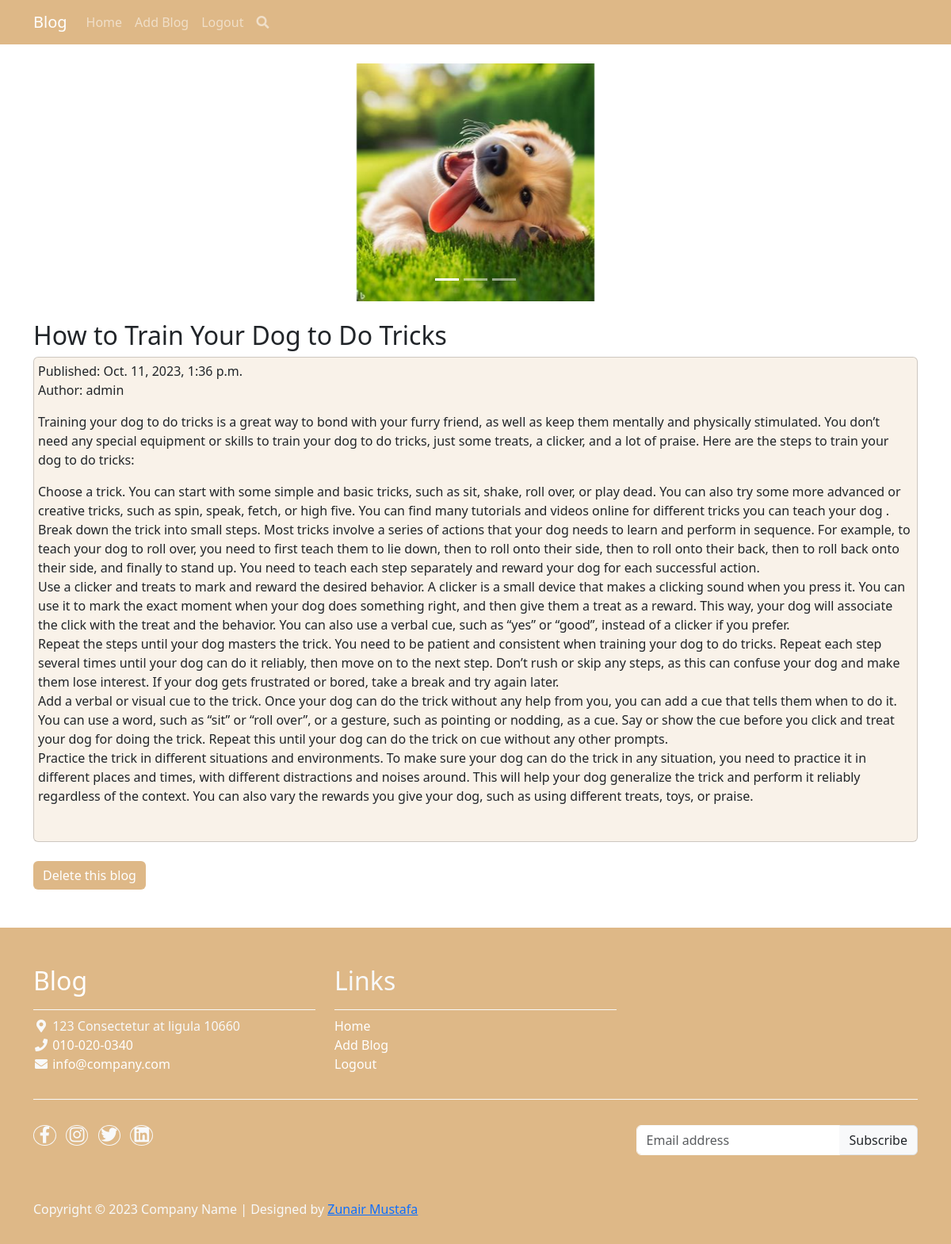
The page /blog/17/ (signed in) on the database its author committed.
### blog_app/models.py (models this page shows, shortened)
class BlogImage(models.Model):
    blog = models.ForeignKey(BlogPost, on_delete=models.CASCADE, related_name='images')
    pic = models.ImageField(upload_to='images/')

class BlogPost(models.Model):
    title = models.CharField(max_length=200)
    desc = models.TextField(max_length=600)
    Content = models.TextField()
    author = models.ForeignKey(User, on_delete=models.CASCADE)
    date = models.DateTimeField(auto_now_add=True)

### blog_app/views.py (the view)
# urls.py: 2. Add a URL to urlpatterns:  path('blog/', include('blog.urls'))
@login_required(login_url='login')
def blog(request, blog_id):
    blog_this = BlogPost.objects.get(id=blog_id)
    if request.method == 'POST':
        if 'delete' in request.POST:
            return render(request, 'blog.html', {'blog': blog_this, 'deleteme': 'Yes'})
    return render(request, 'blog.html', {'blog': blog_this})

### templates/blog.html (shortened to what this page needs)
{% extends 'home.html' %}
{% block content %}
{% if deleteme is None %}
<div class="container mt-4">
        <div id="mycarousel" class="carousel slide" data-bs-ride="carousel">
            <div class="carousel-indicators">
                {% for i in blog.images.all %}
                    {% if forloop.counter == 1 %}
                    <button type="button" data-bs-target="#mycarousel" data-bs-slide-to="0" class="active" aria-current="true"></button>
                    {% else %}
                    <button type="button" data-bs-target="#mycarousel" data-bs-slide-to="{{ forloop.counter0 }}"></button>
                    {% endif %}
                {% endfor %}
            </div>
            <div class="carousel-box">
                <div class="carousel-inner" >
                    {% for i in blog.images.all %}
                    {% if forloop.counter == 1 %}
                    <div class="carousel-item active">
                    {% else %}
                    <div class="carousel-item">
                    {% endif %}
                    <img class="img-fluid d-block"  src="{{ i.pic.url }}" alt="blog img">
                    </div>
                    {% endfor %}
                </div>
            </div>
            <a class="carousel-control-prev" href="#mycarousel" role="button" data-bs-slide="prev">
                <span class="carousel-control-prev-icon" aria-hidden="true"></span>
            </a>
            <a class="carousel-control-next" href="#mycarousel" role="button" data-bs-slide="next">
                <span class="carousel-control-next-icon" aria-hidden="true"></span>
            </a>
        </div>
    <br>
    <h2>{{ blog.title }}</h2>
    <div class="col-md " >
            <div class="card mb-4 mx-auto" style="padding: 5px;background-color:rgba(222, 184, 135, 0.18)">
                    <p>Published: {{ blog.date }}<br>Author: {{ blog.author }}</p>
                    <div>{{ blog.Content | linebreaks }}</div><br>
            </div>
    </div>
    {% if request.user.is_staff %}
    <form method="post" action="">
        <button style="border: white ;background-color: burlywood;" type="submit" name="delete" class="btn btn-primary">Delete this blog</button>
    </form><br><br>
    {% endif %}
</div>
{% else %}
    {% include 'confirm-delete.html' %}
{% endif %}
{% endblock%}

### templates/home.html (shortened to what this page needs)
<!DOCTYPE html>
<html lang="en">
<head>
    <link rel="stylesheet" href="https://cdn.jsdelivr.net/npm/bootstrap/dist/css/bootstrap.min.css">
    <link rel="stylesheet" href="https://cdnjs.cloudflare.com/ajax/libs/font-awesome/5.15.3/css/all.min.css">
</head>
<body>
<nav class="navbar navbar-expand-lg navbar-dark mx-auto" style="background-color: burlywood;">
    <div class="container">
        <a class="navbar-brand" href="/">Blog</a>
        <div class="collapse navbar-collapse" id="navbarNav">
            <ul class="navbar-nav ml-auto">
                <li class="nav-item active">
                    <a class="nav-link" href="/">Home</a>
                </li>
                <li class="nav-item">
                    <a class="nav-link" href="/add/">Add Blog</a>
                </li>
                <li class="nav-item">
                    <a class="nav-link" href="/logout/">Logout</a>
                </li>
                <li class="nav-item">
                    <label for="search-form-toggle" class="nav-link">
                        <i class="fa fa-search"></i>
                    </label>
                </li>
                </div>
        </div>
</nav>
{% block content%}{% endblock%}
<footer style="background-color: burlywood;">
    <div class="container">
        <div class="row">
            <div class="col-md-4 pt-5">
                <h2 class="h2 border-bottom pb-3 border-light logo" style="color: white;">Blog</h2>
                <ul class="list-unstyled text-light footer-link-list">
                    <li>
                        <i class="fas fa-map-marker-alt fa-fw"></i>
                        123 Consectetur at ligula 10660
                    </li>
                    <li>
                        <i class="fa fa-phone fa-fw"></i>
                        <a class="custom-text-decoration" href="tel:010-020-0340">010-020-0340</a>
                    </li>
                    <li>
                        <i class="fa fa-envelope fa-fw"></i>
                        <a class="custom-text-decoration" href="mailto:info@company.com">info@company.com</a>
                    </li>
                </ul>
            </div>
            <div class="col-md-4 pt-5">
                <h2 class="h2 text-light border-bottom pb-3 border-light">Links</h2>
                <ul class="list-unstyled text-light footer-link-list">
                    <li><a class="custom-text-decoration" href="{% url 'default'%}"}">Home</a></li>
                    <li><a class="custom-text-decoration" href="{% url 'add'%}">Add Blog</a></li>
                    <li><a class="custom-text-decoration" href="{% url 'logout' %}">Logout</a></li>
                </ul>
            </div>
        </div>
        <div class="row text-light mb-4">
            <div class="col-12 mb-3">
                <div class="w-100 my-3 border-top border-light"></div>
            </div>
            <div class="col-auto me-auto">
                <ul class="list-inline text-left footer-icons">
                    <li class="list-inline-item border border-light rounded-circle text-center">
                        <a class="text-light custom-text-decoration" target="_blank" href="http://facebook.com/"><i class="fab fa-facebook-f fa-lg fa-fw"></i></a>
                    </li>
                    <li class="list-inline-item border border-light rounded-circle text-center">
                        <a class="text-light custom-text-decoration" target="_blank" href="https://www.instagram.com/"><i class="fab fa-instagram fa-lg fa-fw"></i></a>
                    </li>
                    <li class="list-inline-item border border-light rounded-circle text-center">
                        <a class="text-light custom-text-decoration" target="_blank" href="https://twitter.com/"><i class="fab fa-twitter fa-lg fa-fw"></i></a>
                    </li>
                    <li class="list-inline-item border border-light rounded-circle text-center">
                        <a class="text-light custom-text-decoration" target="_blank" href="https://www.linkedin.com/"><i class="fab fa-linkedin fa-lg fa-fw"></i></a>
                    </li>
                </ul>
            </div>
            <div class="col-auto">
                <div class="input-group mb-2">
                    <input type="text" class="form-control border-light" id="subscribeEmail" placeholder="Email address">
                    <div class="input-group-text btn-success text-dark">Subscribe</div>
                </div>
            </div>
        </div>
    </div>
    <div class="w-100 py-3">
        <div class="container">
            <div class="row pt-2">
                <div class="col-12">
                    <p class="text-left text-light">
                        Copyright &copy; 2023 Company Name
                        | Designed by <a rel="sponsored" href="#" target="_blank">Zunair Mustafa</a>
                    </p>
                </div>
            </div>
        </div>
    </div>
</footer>
</body>
</html>

### templates/home.html (style rules this page uses)
.carousel-box { height: 300px; overflow: hidden; }
.carousel-box img { width: 100%; height: 300px; object-fit: contain; }
.custom-text-decoration { text-decoration: none; color: white; }

### rows shown on the page
BlogImage: pic (picture)
BlogPost: title "How to Train Your Dog to Do Tricks", date "Oct. 11, 2023, 1:36 p.m.", author "admin", Content "Training your dog to do tricks is a great way to bond with your furry friend, as well as keep them mentally and physically stimulated. You don’t need any special equipment or skills to train your dog to do tricks, just some treats, a clicker, and a lot of praise. Here are the steps to train your dog to do tricks: Choose a trick. You can start with some simple and basic tricks, such as sit, shake, roll over, or play dead. You can also try some more advanced or creative tricks, such as spin, speak, fetch, or high five. You can find many tutorials and videos online for different tricks you can teach your dog . Break down the trick into small steps. Most tricks involve a series of actions that…"
